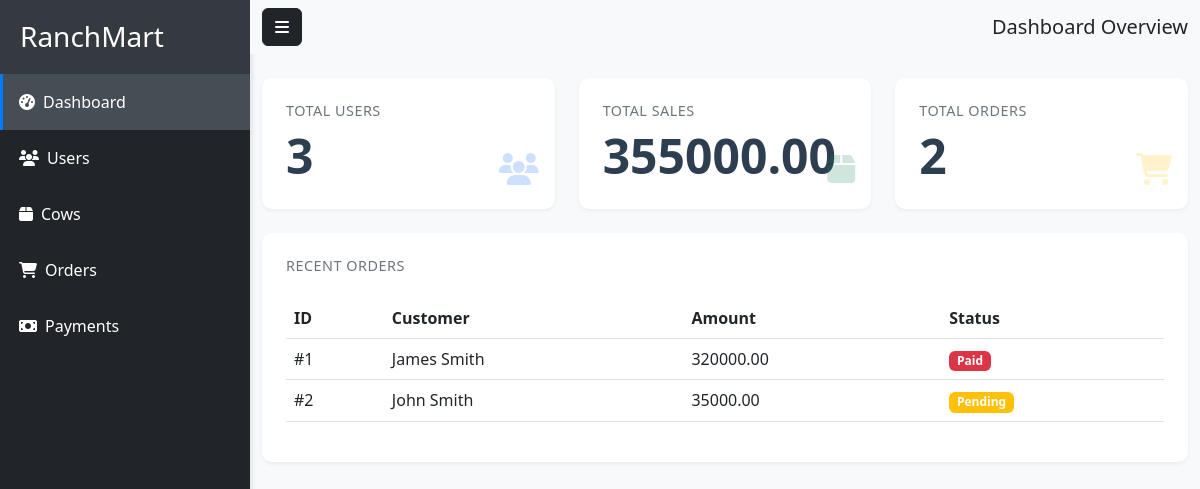
/dashboard/ (signed in), run on the app's committed database.
### orders/models.py (models this page shows, shortened)
class Order(AbstractBaseModel):
    user = models.ForeignKey("users.User", on_delete=models.CASCADE)
    total_cost = models.DecimalField(max_digits=100, decimal_places=2)
    amount_paid = models.DecimalField(max_digits=100, decimal_places=2, default=0)
    status = models.CharField(max_length=255, choices=STATUS_CHOICES)
    def __str__(self):
        return self.user.username

### users/models.py (models this page shows, shortened)
class User(AbstractBaseModel, AbstractUser):
    role = models.CharField(max_length=20, default="Customer")
    gender = models.CharField(max_length=10, null=True, blank=True)
    phone_number = models.CharField(max_length=10, null=True, blank=True)
    address = models.TextField(null=True, blank=True)
    city = models.CharField(max_length=100, null=True, blank=True)
    county = models.CharField(max_length=100, null=True, blank=True)
    country = models.CharField(max_length=100, null=True, blank=True)
    profile_picture = models.ImageField(upload_to="profile_pictures/", null=True, blank=True)

### core/views.py (the view)
# urls.py: path('dashboard/', dashboard, name='dashboard'),
@login_required
def dashboard(request):
    orders_count = Order.objects.all().count()
    animals_count = Animal.objects.all().count()
    users_count = User.objects.all().count()
    orders = Order.objects.all()[:5]
    animals_sold = OrderItem.objects.all()
    total_sales = sum(item.total_cost for item in Order.objects.all())
    if not request.user.is_superuser:
        orders = Order.objects.filter(user=request.user)[:5]
        animals_count = Animal.objects.filter(owner=request.user).count()
        animals_sold = OrderItem.objects.filter(animal__owner=request.user)
        total_sales = sum(item.total_cost for item in Order.objects.filter(user=request.user))
    context = {
        "orders_count": orders_count,
        "animals_count": animals_count,
        "users_count": users_count,
        "orders": orders,
        "total_sales": total_sales
    }
    print(context)
    return render(request, 'dashboard.html', context)

### templates/dashboard.html
{% extends 'dashboard_base.html' %}
{% block content %}
    <nav class="navbar navbar-expand-lg navbar-light bg-light">
        <div class="container-fluid">
            <button type="button" id="sidebarCollapse" class="btn btn-dark">
                <i class="fas fa-bars"></i>
            </button>
            <span class="ms-3 h5 mb-0">Dashboard Overview</span>
        </div>
    </nav>
    <div class="container mt-4">
        <div class="row g-4">
            <div class="col-md-4">
                <div class="card stat-card bg-white">
                    <div class="card-body position-relative">
                        <h5 class="card-title">Total Users</h5>
                        <p class="card-text display-5">{{ users_count }}</p>
                        <div class="stat-icon">
                            <i class="fas fa-users text-primary"></i>
                        </div>
                    </div>
                </div>
            </div>
            <div class="col-md-4">
                <div class="card stat-card bg-white">
                    <div class="card-body position-relative">
                        <h5 class="card-title">Total Sales</h5>
                        <p class="card-text display-5">{{ total_sales }}</p>
                        <div class="stat-icon">
                            <i class="fas fa-box text-success"></i>
                        </div>
                    </div>
                </div>
            </div>
            <div class="col-md-4">
                <div class="card stat-card bg-white">
                    <div class="card-body position-relative">
                        <h5 class="card-title">Total Orders</h5>
                        <p class="card-text display-5">{{ orders_count }}</p>
                        <div class="stat-icon">
                            <i class="fas fa-shopping-cart text-warning"></i>
                        </div>
                    </div>
                </div>
            </div>
        </div>
        <div class="row mt-4">
            <div class="col-12">
                <div class="card stat-card bg-white">
                    <div class="card-body">
                        <h5 class="card-title mb-4">Recent Orders</h5>
                        <div class="table-responsive">
                            <table class="table table-hover">
                                <thead>
                                    <tr>
                                        <th>ID</th>
                                        <th>Customer</th>
                                        <th>Amount</th>
                                        <th>Status</th>
                                    </tr>
                                </thead>
                                <tbody>
                                    {% for order in orders %}
                                    <tr>
                                        <td>#{{ order.id }}</td>
                                        <td>{{ order.user.first_name }} {{ order.user.last_name }}</td>
                                        <td>{{ order.total_cost }}</td>
                                        <td>
                                            {% if order.status == 'Completed' %}
                                                <span class="badge bg-success">{{ order.status }}</span>
                                            {% elif order.status == 'Pending' %}
                                                <span class="badge bg-warning">{{ order.status }}</span>
                                            {% else %}
                                                <span class="badge bg-danger">{{ order.status }}</span>
                                            {% endif %}
                                        </td>
                                    </tr>
                                   {% endfor %}
                                </tbody>
                            </table>
                        </div>
                    </div>
                </div>
            </div>
        </div>
    </div>
{% endblock content %}

### templates/dashboard_base.html (style rules this page uses)
body { margin: 0; padding: 0; background-color: #f8f9fa; font-family: 'Segoe UI', system-ui, -apple-system, sans-serif; }
.stat-card { transition: transform 0.2s, box-shadow 0.2s; border: none; border-radius: 10px; box-shadow: 0 2px 4px rgba(0,0,0,0.05); }
.stat-card .card-body { padding: 1.5rem; }
.stat-card .card-title { color: #6c757d; font-size: 0.9rem; text-transform: uppercase; letter-spacing: 0.5px; }
.stat-card .card-text { color: #2c3e50; font-weight: 600; margin-bottom: 0; }
.stat-icon { font-size: 2rem; opacity: 0.2; position: absolute; right: 1rem; bottom: 1rem; }

### data on the page
Order: id "1", user.first_name "James", user.last_name "Smith", total_cost "320000.00", status "Paid"
Order: id "2", user.first_name "John", user.last_name "Smith", total_cost "35000.00", status "Pending"

### other printed values
{{ users_count }} "3"
{{ total_sales }} "355000.00"
{{ orders_count }} "2"
